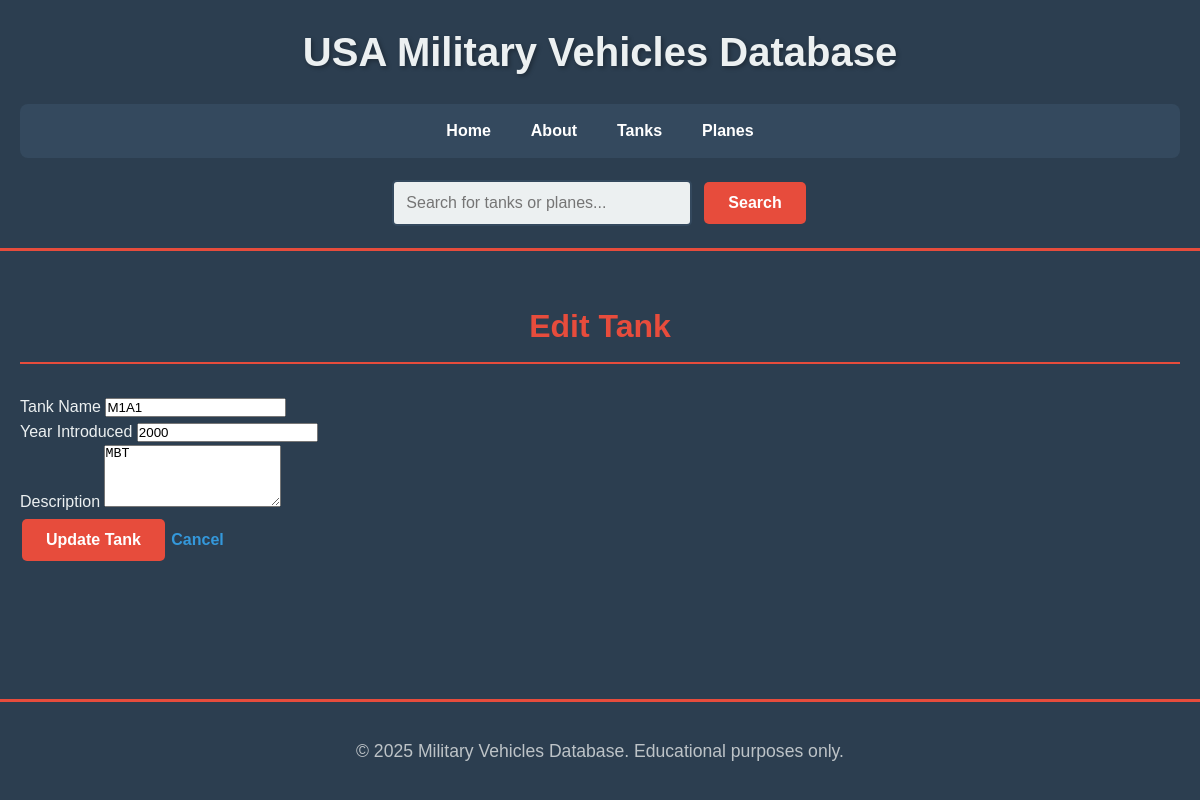
The page /edit_tank/1 on the database its author committed.
### app/models.py (models this page shows, shortened)
class Tank(db.Model):
    __tablename__ = 'tank'
    id = db.Column(db.Integer, primary_key=True)
    name = db.Column(db.String(100), nullable=False, unique=True)
    description = db.Column(db.Text)
    year_introduced = db.Column(db.Integer)
    type = db.Column(db.String(50), default='Tank')

### app/routes.py (the view, shortened to what this page needs)
@app.route('/edit_tank/<int:id>', methods=['GET', 'POST'])
def edit_tank(id):
    tank = Tank.query.get_or_404(id)
    return render_template('edit_tank.html', title="Edit Tank", vehicle=tank)

### app/templates/edit_tank.html (shortened to what this page needs)
<!DOCTYPE html>
<html lang="en">
{% extends "layout.html" %}
{% block content %}
<h2>{{ title }}</h2>
<div class="form-container">
    <form action="{{ url_for('edit_tank', id=vehicle.id) }}" method="post">
        <div class="form-group">
            <label for="name">Tank Name</label>
            <input type="text" id="name" name="name" value="{{ vehicle.name }}" required>
        </div>
        <div class="form-group">
            <label for="year_introduced">Year Introduced</label>
            <input type="number" id="year_introduced" name="year_introduced" value="{{ vehicle.year_introduced }}" required>
        </div>
        <div class="form-group">
            <label for="description">Description</label>
            <textarea id="description" name="description" rows="4" required>{{ vehicle.description }}</textarea>
        </div>
        <div class="form-actions">
            <button type="submit" class="menu-button">Update Tank</button>
            <a href="{{ url_for('tanks_list') }}" class="menu-button-secondary">Cancel</a>
        </div>
    </form>
</div>
{% endblock %}

### app/static/style.css (style rules this page uses)
* { margin: 0; padding: 0; box-sizing: border-box; }
body, html { height: 100%; font-family: 'Arial', sans-serif; background-color: #2c3e50; color: #ecf0f1; line-height: 1.6; }
body { display: flex; flex-direction: column; min-height: 100vh; }
h1, h2, h3, h4, h5 { color: #e74c3c; margin: 20px 0; font-family: 'Arial', sans-serif; }
h2 { font-size: 2em; margin-bottom: 30px; text-align: center; border-bottom: 2px solid #e74c3c; padding-bottom: 10px; }
a { color: #3498db; text-decoration: none; font-weight: bold; }
.menu-button { background-color: #e74c3c; border: none; color: white; padding: 12px 24px; text-align: center; text-decoration: none; display: inline-block; font-size: 16px; margin: 4px 2px; cursor: pointer; border-radius: 5px; transition: all 0.3s ease; font-weight: bold; }

### rows shown on the page
Tank: name "M1A1", year_introduced "2000", description "MBT"

### other values the page prints
{{ title }} "Edit Tank"
